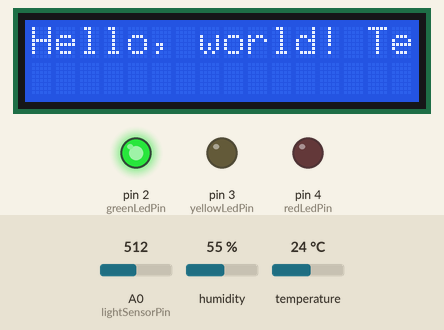
Recording of a sketch running on a simulated Arduino Uno, built with avr-gcc and run on an emulated ATmega328P. Parts: 16×2 character LCD, output pins drawn as LEDs (lit = HIGH). The test bench sets the inputs (shaded band); at power-on: A0 (lightSensorPin) = 512, temperature 24 °C, humidity 55 %. What the sketch prints to the serial monitor is not drawn.

Above: at 1.2 s.
1.3 s: A0 (lightSensorPin) set to 110
7.4 s: A0 (lightSensorPin) set to 92
At 8.9 s:
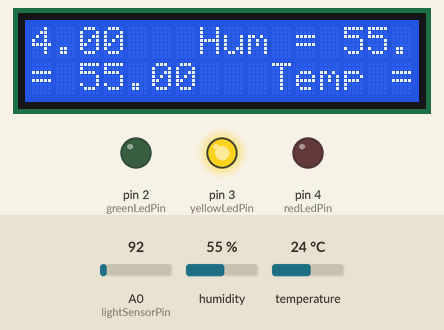
13.5 s: temperature set to 12 °C
At 17.8 s:
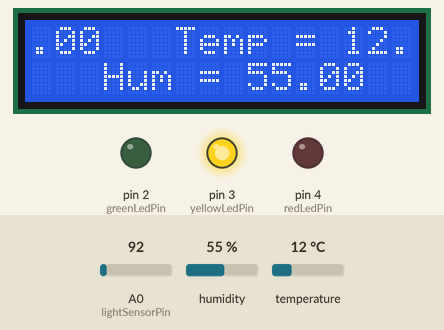
19.6 s: A0 (lightSensorPin) set to 53
25.7 s: A0 (lightSensorPin) set to 47
At 27.7 s:
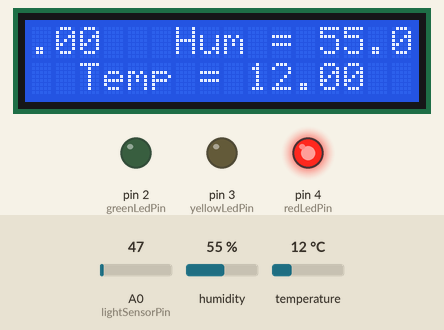
31.8 s: humidity set to 22 %
At 35.4 s:
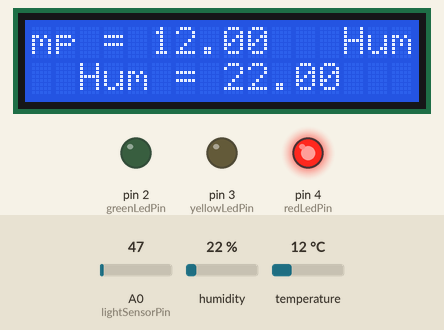
Timing chart, 0 to 36.9 s (numbered marks = the images above; inputs shaded):
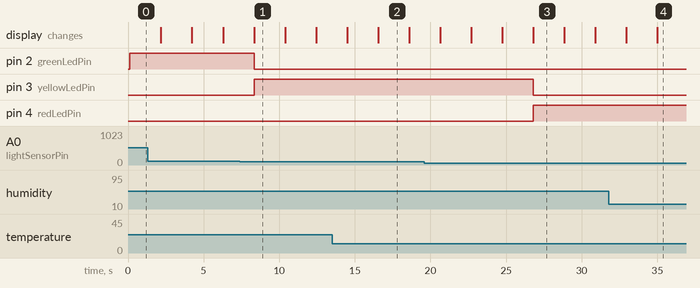

Measured:
- the behaviour switches between 101 and 100 on A0 (lightSensorPin) (found by bisection; images 0 and 1)
- the behaviour switches between 50 and 49 on A0 (lightSensorPin) (found by bisection; images 2 and 3)
- after the input at 7.4 s, pin 2 (greenLedPin): HIGH → LOW after 0.93 s; pin 3 (yellowLedPin): LOW → HIGH after 0.93 s
- after the input at 25.7 s, pin 3 (yellowLedPin): HIGH → LOW after 1.1 s; pin 4 (redLedPin): LOW → HIGH after 1.1 s
- what the display in image 1 shows lasts 2.1 s, from 8.3 s to 10.4 s

The sketch:

sketch_lcd.ino
```cpp
#include <LiquidCrystal_I2C.h>
#include <dht.h>

#include <Wire.h>


dht DHT;
int lightSensorPin = A0;        // PIN Light Sensor is connected to
int analogValue = 0;
int greenLedPin = 2;           // Pin Green LED is connected to
int yellowLedPin = 3;          // Pin Yellow LED is connected to
int redLedPin = 4;             // Pin Red LED is connected to

#define DHT11_PIN 7

// Set the LCD address to 0x27 for a 16 chars and 2 line display
LiquidCrystal_I2C lcd(0x27, 16, 2);


int check_light(int light){
  if(light < 50){
    return redLedPin;
  }
  else if(light >= 50 && light <= 100){
    return yellowLedPin;
  }
  else{
    return greenLedPin;
  }
}


void control_leds(int light){
  int active_light = check_light(light);
  digitalWrite(active_light, HIGH);
  if (greenLedPin != active_light)
    digitalWrite(greenLedPin, LOW);
  if (yellowLedPin != active_light )
    digitalWrite(yellowLedPin, LOW);
  if (redLedPin != active_light)
    digitalWrite(redLedPin, LOW);
 }


void setup()
{
  Serial.begin(9600); //initialize the serial
  lcd.begin(); // initialize the LCD

  // Turn on the blacklight and print a message.
  lcd.backlight();
  lcd.print("Hello, world!");

  //set the led pins
  pinMode(greenLedPin, OUTPUT);
  pinMode(yellowLedPin,OUTPUT);
  pinMode(redLedPin,OUTPUT);
}

void loop()
{
  //get sensor values:
  int chk = DHT.read11(DHT11_PIN);
  analogValue = analogRead(lightSensorPin);


  Serial.print("Temperature = ");
  Serial.println(DHT.temperature);
  Serial.print("Humidity = ");
  Serial.println(DHT.humidity);
  Serial.print("Light = ");
  Serial.println(analogValue);

  lcd.print("\nTemp = ");
  lcd.println(DHT.temperature);
  lcd.print("\nHum = ");
  lcd.println(DHT.humidity);

  control_leds(analogValue);
  delay(2000);

}
```
